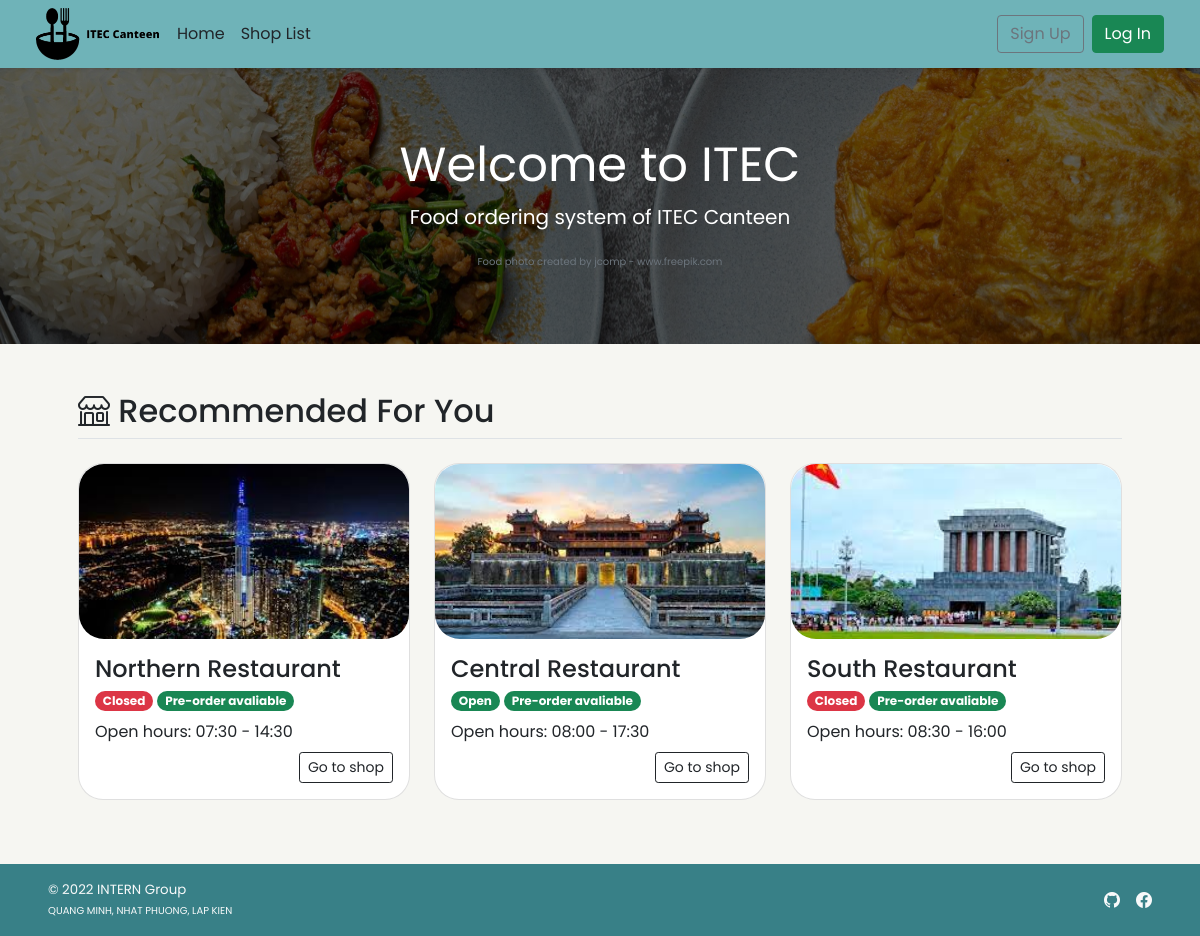
The page / on the database its author committed.
### tables this page shows
CREATE TABLE `shop` (
  `s_id` int(11) NOT NULL,
  `s_username` varchar(45) NOT NULL,
  `s_pwd` varchar(45) NOT NULL,
  `s_name` varchar(100) NOT NULL,
  `s_location` varchar(100) NOT NULL,
  `s_openhour` time NOT NULL,
  `s_closehour` time NOT NULL,
  `s_status` tinyint(4) NOT NULL DEFAULT 1 COMMENT 'Shop ready for taking an order or not (True for open, False for close)',
  `s_preorderStatus` tinyint(4) NOT NULL DEFAULT 1 COMMENT 'Shop is ready for tomorrow pre-order or not',
  `s_email` varchar(100) NOT NULL,
  `s_phoneno` varchar(45) NOT NULL,
  `s_pic` text DEFAULT NULL
);

### index.php (the view, shortened to what this page needs)
<!DOCTYPE html>
<html lang="en">
<head>
    <?php session_start(); include("conn_db.php"); include('head.php');?>
    <link href="css/main.css" rel="stylesheet">
</head>
<body class="d-flex flex-column h-100">
    <?php include('nav_header.php')?>
    <div class="position-relative d-flex text-center text-white promo-banner-bg py-3">
        <div class="p-lg-2 mx-auto my-5">
            <h1 class="display-5 fw-normal">Welcome to ITEC</h1>
            <p class="lead fw-normal">Food ordering system of ITEC Canteen</p>
            <span class="xsmall-font text-muted">Food photo created by jcomp - www.freepik.com</span>
        </div>
    </div>
    <div class="container p-5" id="recommended-shop">
        <h2 class="border-bottom pb-2"><i class="bi bi-shop align-top"></i> Recommended For You</h2>
        <div class="row row-cols-1 row-cols-lg-3 align-items-stretch g-4 py-3">
            <?php
            $query = "SELECT s_id,s_name,s_openhour,s_closehour,s_status,s_preorderstatus,s_pic FROM shop
            WHERE (s_preorderstatus = 1) OR (s_preorderstatus = 0 AND (CURTIME() BETWEEN s_openhour AND s_closehour));";
            $result = $mysqli -> query($query);
            if($result -> num_rows > 0){
            while($row = $result -> fetch_array()){
        ?>
            <div class="col">
                <a href="<?php echo "shop_menu.php?s_id=".$row["s_id"]?>" class="text-decoration-none text-dark">
                    <div class="card rounded-25">
                        <img <?php
                            if(is_null($row["s_pic"])){echo "src='img/default.png'";}
                            else{echo "src=\"img/{$row['s_pic']}\"";}
                        ?> style="width:100%; height:175px; object-fit:cover;"
                            class="card-img-top rounded-25 img-fluid" alt="<?php echo $row["s_name"]?>">
                        <div class="card-body">
                            <h4 name="shop-name" class="card-title"><?php echo $row["s_name"]?></h4>
                            <p class="card-subtitle">
                                <?php
                                    $now = date('H:i:s');
                                    if((($now < $row["s_openhour"])||($now > $row["s_closehour"]))||($row["s_status"]==0)){
                                ?>
                                <span class="badge rounded-pill bg-danger">Closed</span>
                                <?php }else{ ?>
                                <span class="badge rounded-pill bg-success">Open</span>
                                <?php }
                                    if($row["s_preorderstatus"]==1){
                                ?>
                                <span class="badge rounded-pill bg-success">Pre-order avaliable</span>
                                <?php }else{ ?>
                                <span class="badge rounded-pill bg-danger">Pre-order Unavaliable</span>
                                <?php } ?>
                            </p>
                            <?php
                                $open = explode(":",$row["s_openhour"]);
                                $close = explode(":",$row["s_closehour"]);
                            ?>
                            <p class="card-text my-2">Open hours:
                                <?php echo $open[0].":".$open[1]." - ".$close[0].":".$close[1];?></p>
                            <div class="text-end">
                                <a href="<?php echo "shop_menu.php?s_id=".$row["s_id"]?>"
                                    class="btn btn-sm btn-outline-dark">Go to shop</a>
                            </div>
                        </div>
                    </div>
                </a>
            </div>
            <?php }
        }
        ?>
        </div>
    </div>
    <?php include 'footer.php';?>
</body>
</html>

### css/main.css (style rules this page uses)
html { height: 100%; }
body { height: 100%; padding-top: 4rem; margin-bottom: -50px; font-family: 'Poppins', 'Noto Sans Thai', sans-serif; background-color: #F6F6F2; }
a { cursor: pointer; }
.bi { vertical-align: -.125em; fill: currentColor; }
.text-white { color: white; }
.xsmall-font { font-size: x-small; }
.promo-banner-bg { background: #686868 url('../img/home-banner-2.jpg') center; background-position: top; background-size: auto; background-position-x: center; background-clip: padding-box; background-blend-mode: multiply; }
.rounded-25 { border-radius: 25px; }

### index.php (style rules this page uses)
html { height: 100%; }

### rows shown on the page
shop: s_pic (picture), s_name "Northern Restaurant", shows "Closed", s_preorderStatus "Pre-order avaliable", s_openhour "07", s_openhour "30", s_closehour "14", s_closehour "30"
shop: s_pic (picture), s_name "Central Restaurant", s_status "Open", s_preorderStatus "Pre-order avaliable", s_openhour "08", s_openhour "00", s_closehour "17", s_closehour "30"
shop: s_pic (picture), s_name "South Restaurant", shows "Closed", s_preorderStatus "Pre-order avaliable", s_openhour "08", s_openhour "30", s_closehour "16", s_closehour "00"
